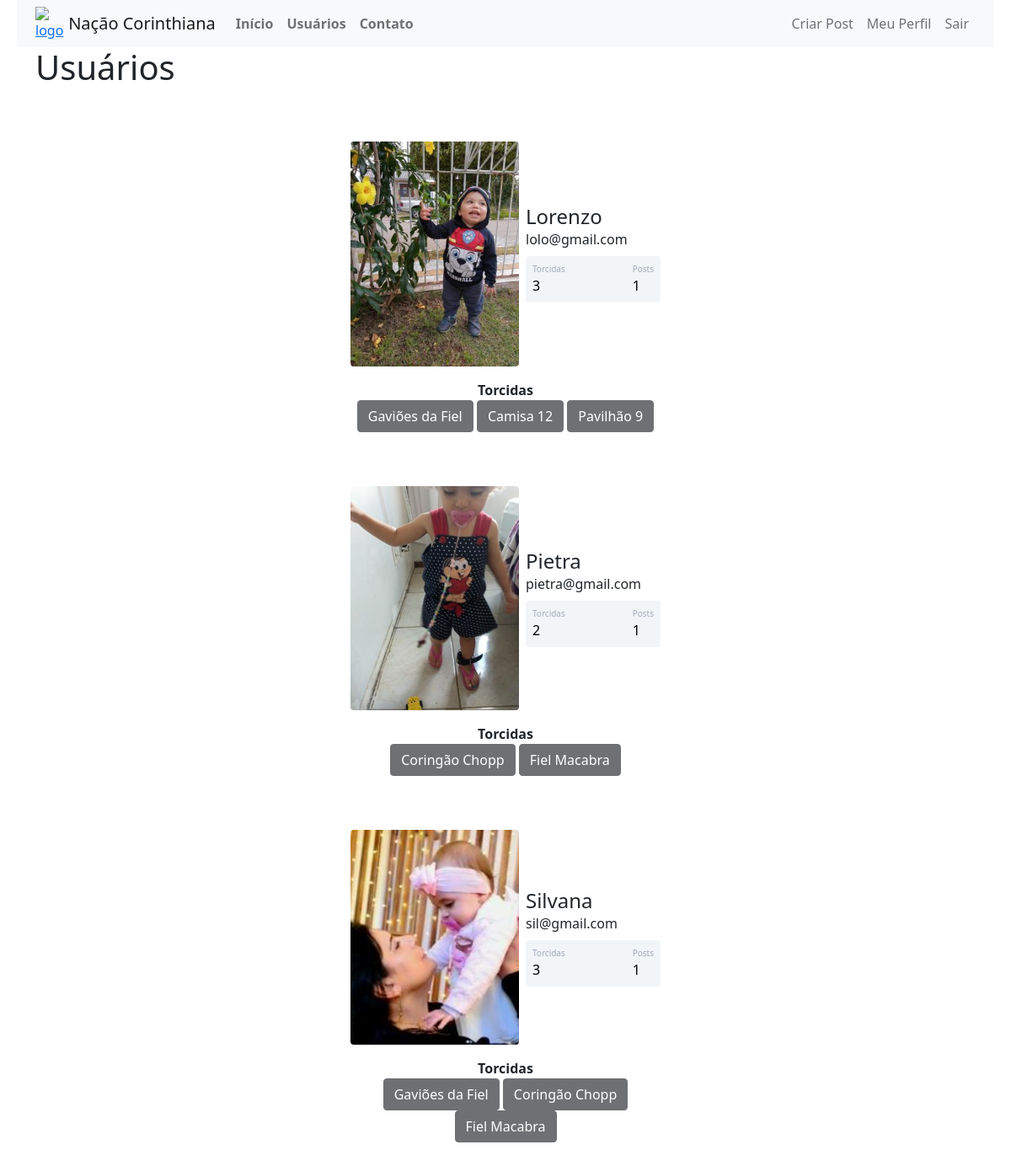
The app's page /usuarios (signed in) with its own data.
### fieltorcedor/models.py (models this page shows)
class Usuario(database.Model, UserMixin):
    id = database.Column(database.Integer, primary_key=True)
    username = database.Column(database.String, nullable=False, unique=True)
    email = database.Column(database.String, nullable=False, unique=True)
    senha = database.Column(database.String, nullable=False)
    foto_perfil = database.Column(database.String, default='default.jpg')
    posts = database.relationship('Post', backref='autor', lazy=True)
    torcidas = database.Column(database.String, nullable=False, default='Não Informado')
    def contar_posts(self):
        return len(self.posts)

### fieltorcedor/routes.py (the view)
@app.route('/usuarios')
@login_required
def usuarios():
    lista_usuarios = Usuario.query.all()
    return render_template('usuarios.html', lista_usuarios=lista_usuarios)

### fieltorcedor/models.py (called while the page is built)
@login_manager.user_loader
def load_usuario(id_usuario):
    return Usuario.query.get(int(id_usuario))

### fieltorcedor/templates/usuarios.html (shortened to what this page needs)
{% extends 'base.html' %}
{% block body %}
        <div class="container">
            <h1>Usuários</h1>
            {% for usuario in lista_usuarios %}
            <div class="container mt-5 d-flex justify-content-center">
                <div class="card p-3">
                    <div class="d-flex align-items-center">
                        <div class="image pe-2"> <img src="{{ url_for('static', filename='fotos_perfil/{}'.format(usuario.foto_perfil)) }}" class="rounded" width="200"> </div>
                        <div class="ml-3 w-100">
                            <h4 class="mb-0 mt-0">{{ usuario.username }}</h4> <span>{{ usuario.email }}</span>
                            <div class="p-2 mt-2 bg-primary d-flex justify-content-between rounded text-white stats">
                                {% if 'Não Informado' in usuario.torcidas %}
                                    <div class="d-flex flex-column"> <span class="articles">Torcidas</span> <span class="number1">0</span> </div>
                                {% else %}
                                    <div class="d-flex flex-column"> <span class="articles">Torcidas</span> <span class="number1">{{ usuario.torcidas.count(';') + 1 }}</span> </div>
                                {% endif %}
                                <div class="d-flex flex-column"> <span class="rating">Posts</span> <span class="number3">{{ usuario.contar_posts() }}</span> </div>
                            </div>
                        </div>
                    </div>
                </div>
            </div>
            <div class="row justify-content-center">
                <div class="col col-4" style="text-align: center">
                    <strong>Torcidas</strong><br>
                    {% for torcida in usuario.torcidas.split(';') %}
                        <button type="button" class="btn btn-dark" disabled>{{ torcida }}</button>
                    {% endfor %}
                </div>
            </div>
            {% endfor %}
        </div>
{% endblock %}

### fieltorcedor/static/main.css (style rules this page uses)
.card { width: 400px; border: none; border-radius: 10px; background-color: #fff }
.stats { background: #f2f5f8 !important; color: #000 !important }
.articles { font-size: 10px; color: #a1aab9 }
.number1 { font-weight: 500 }
.rating { font-size: 10px; color: #a1aab9 }
.number3 { font-weight: 500 }
body { background-image: url("https://encrypted-tbn0.gstatic.com/images?q=tbn:ANd9GcQqy9Q1MnJjKSdcUJiW-MG8hK59YhNcT9VCNg&usqp=CAU"); margin: 0 auto; padding: 0 20px 20px 20px; }

### records on screen
Usuario: foto_perfil (picture), username "Lorenzo", email "lolo@gmail.com", torcidas "3", contar_posts "1", torcida "Gaviões da Fiel" "Camisa 12" "Pavilhão 9"
Usuario: foto_perfil (picture), username "Pietra", email "pietra@gmail.com", torcidas "2", contar_posts "1", torcida "Coringão Chopp" "Fiel Macabra"
Usuario: foto_perfil (picture), username "Silvana", email "sil@gmail.com", torcidas "3", contar_posts "1", torcida "Gaviões da Fiel" "Coringão Chopp" "Fiel Macabra"
